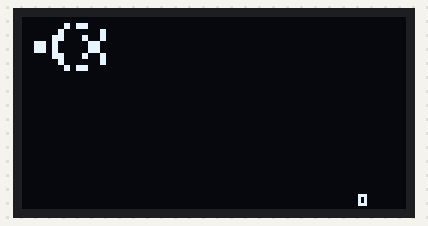
This sketch was run on a simulated Arduino Uno, built with avr-gcc and run on an emulated ATmega328P. On the bench: 128×64 one-colour display.

Above: at 0.33 s.
At 5.38 s:
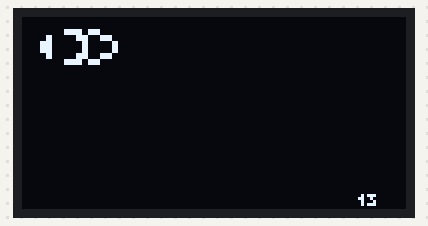
At 10.06 s:
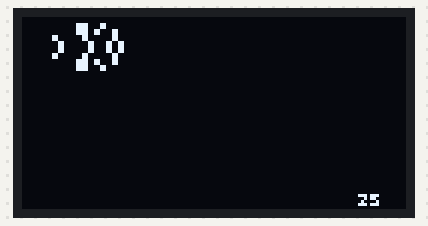
At 19.85 s:
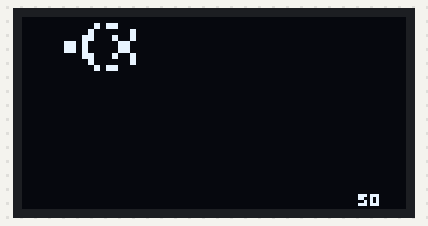
At 29.61 s:
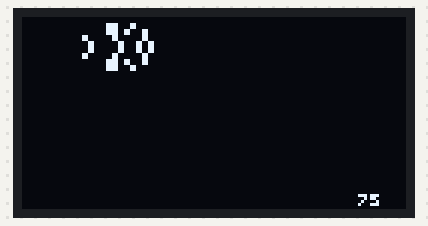
At 39.8 s:
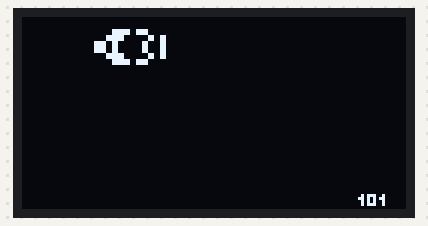

The sketch:

conway-life-128x64.ino
```cpp
#include "U8glib.h"

U8GLIB_SSD1306_128X64 u8g(U8G_I2C_OPT_NONE|U8G_I2C_OPT_DEV_0);  // I2C / TWI

// U8GLIB_ST7920_128X64_1X u8g(10);    // Hardware SPI, 10 = CS/CE, 11 = MOSI, 13 = SCK

const int cols  = 128 / 2;  // 2 -> 64, 3 -> 42
const int rows  = 64 / 2;   // 2 -> 32, 3 -> 21

const int bytes = (cols >> 3); // + 1 only needed for /3

const int top   = 0;
const int left  = 0;

byte  grid[rows][bytes];
byte  next[rows][bytes];
int   generation = 0;

// New Spaceship
struct _live {
  int y;
  int x;
} alive_cells[] = {
  {1, 7}, {1, 9}, {1, 10},
  {2, 6}, {2, 13},
  {3, 5}, {3, 6}, {3, 10}, {3, 13},
  {4, 2}, {4, 3}, {4, 5}, {4, 11}, {4, 12},
  {5, 2}, {5, 3}, {5, 5}, {5, 11}, {5, 12},
  {6, 5}, {6, 6}, {6, 10}, {6, 13},
  {7, 6}, {7, 13},
  {8, 7}, {8, 9}, {8, 10}
};

// glider-gun.life
//struct _live {
//  int y;
//  int x;
//} alive_cells[] = {
//  {1, 25},
//  {2, 23}, {2, 25},
//  {3, 13}, {3, 14}, {3, 21}, {3, 22}, {3, 35}, {3, 36},
//  {4, 12}, {4, 16}, {4, 21}, {4, 22}, {4, 35}, {4, 36},
//  {5, 1}, {5, 2}, {5, 11}, {5, 17}, {5, 21}, {5, 22},
//  {6, 1}, {6, 2}, {6, 11}, {6, 15}, {6, 17}, {6, 18}, {6, 23}, {6, 25},
//  {7, 11}, {7, 17}, {7, 25},
//  {8, 12}, {8, 16},
//  {9, 13}, {9, 14},
//};

//// blinker-puffer.life
//struct _live {
//  int y;
//  int x;
//} alive_cells[] = {
//  {1, 15}, {1, 16}, {1, 17}, {1, 18},
//  {2, 15}, {2, 19},
//  {3, 15},
//  {4, 6}, {4, 7}, {4, 16}, {4, 19},
//  {5, 5}, {5, 6}, {5, 8}, {5, 9},
//  {6, 6}, {6, 7}, {6, 8}, {6, 9}, {6, 13},
//  {7, 7}, {7, 8}, {7, 12}, {7, 14}, {7, 15}, {7, 24}, {7, 29}, {7, 30}, {7, 31},
//  {8, 11}, {8, 15}, {8, 24}, {8, 29}, {8, 31},
//  {9, 7}, {9, 8}, {9, 12}, {9, 14}, {9, 15}, {9, 24}, {9, 29}, {9, 30}, {9, 31},
//  {10, 6}, {10, 7}, {10, 8}, {10, 9}, {10, 13},
//  {11, 5}, {11, 6}, {11, 8}, {11, 9},
//  {12, 6}, {12, 7}, {12, 16}, {12, 19},
//  {13, 15},
//  {14, 15}, {14, 19},
//  {15, 15}, {15, 16}, {15, 17}, {15, 18},
//};


const int num_alive_cells = sizeof(alive_cells) / sizeof(alive_cells[0]);

void setup()
{
  int           i, j;
  struct _live* cur = alive_cells;

  for(i = 0; i < rows; ++i) {
    for(j = 0; j < bytes; ++j) {
      grid[i][j] = 0;
    }
  }

  for(i = 0; i < num_alive_cells; ++i) {
    set_state(cur->y, cur->x);
    ++cur;
  }

  u8g.setFont(u8g_font_u8glib_4);
}

void draw()
{
  for(int r = 0; r < rows; ++r) {
    for(int c = 0; c < cols; ++c) {
      if(state(r, c)) {
        u8g.drawBox(left + c * 2, top + r * 2, 2, 2);
      }
    }
  }

  u8g.setPrintPos(112, 63);
  u8g.print(generation);
}

void loop()
{
// Picture loop, required by u8g
  u8g.firstPage();

  do {
    draw();
  }
  while(u8g.nextPage());

  update_next();
  ++generation;

  delay(100);

//  delay(330);
}

void update_next(void) {
  int i, j, n;

  for(i = 0; i < rows; ++i) {
    for(j = 0; j < cols; ++j) {
      n = neighbours(i, j);

      // Two or three neighbours sustains, Three neighbours is generative
      set_new_state(i, j, (state(i, j) && n == 2) || n == 3);
    }
  }

  for(i = 0; i < rows; ++i) {
    for(j = 0; j < bytes; ++j) {
      grid[i][j] = next[i][j];
    }
  }
}

int neighbours(int row, int col) {
  int n = 0;

  for(int r = row - 1; r <= row + 1; ++r) {
    for(int c = col - 1; c <= col + 1; ++c) {
      if((c != col || r != row) && state(r, c))
        ++n;
    }
  }

  return n;
}

boolean state(int row, int col) {
  if(row < 0 || col < 0 || row >= rows || col >= cols)
    return 0;

  int cbyte = col >> 3;
  int cmask = 1 << (col & 7);

  return grid[row][cbyte] & cmask;
}

// Set a cell as on
void set_state(int row, int col) {
  int cbyte = col >> 3;
  int cmask = 1 << (col & 7);

  grid[row][cbyte] |= cmask;
}

void set_new_state(int row, int col, boolean state) {
  int cbyte = col >> 3;
  int cmask = 1 << (col & 7);

  if(state)
    next[row][cbyte] |= cmask;
  else
    next[row][cbyte] &= ~cmask;
}
```
